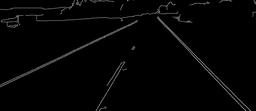
#> input picture Section 10- Hough Transformation/E.png, 256 x 111 px, shrunk from 1153 x 499 before the run
$ jupyter execute --allow-errors 'Hough Transformation Lines.ipynb'
#> lines starting #> are read from the running program, lines starting #| are printed output that depends on the picture
[cell 1]
import cv2
import matplotlib.pyplot as plt
import numpy as np

[cell 2]
def f_getExtents(a,b,numRows,numCols):
    r1 = int(0)
    c1 = int(a*r1+b)
    r2 = int(numRows-1)
    c2 = int(a*r2+b)
    return (c1,r1),(c2,r2)

[cell 3]
def f_houghLines(E):
    angles = np.deg2rad(np.arange(360)) # angles 0-360
    numRows , numCols = E.shape[0] , E.shape[1] # calculating the number of rows and columsn in image
    dMax = int((numRows**2 + numCols**2)**0.5) # max length (diagonal length) of image
    H = np.zeros((dMax,len(angles))) # Hough Matrix
    idx = np.argwhere(E) # assuming E is binary
    r , c = idx[:,0] , idx[:,1] # row = first index and column = second index
    for i in range(len(r)): # for each point in the rows
        for ang in angles:
            ri,ci = r[i] , c[i]
            di = int(ri*np.cos(ang) + ci*np.sin(ang))
            if di > 0 and di < dMax:
                H[di,int(np.rad2deg(ang))] += 1
    return H

[cell 4]
E = cv2.imread(r'E.png',cv2.IMREAD_GRAYSCALE)
#> E is the input picture: shape (111, 256); min 0, max 135, mean 4.1

[cell 5]
E.min(),E.max(),E.dtype

[cell 6]
E = E>100 # ensuring we have a binary image
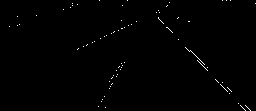
#> E: shape (111, 256) bool; 0.53% white in thin lines or dots

[cell 7]
E.shape
#> Out = (111, 256)

[cell 8]
plt.imshow(E,cmap='gray')

[cell 9]
H = f_houghLines(E)
#> in f_houghLines, `idx = np.argwhere(E)`: idx = 150 pairs, first value 0 to 110, second value 9 to 255
#> in f_houghLines, `r , c = idx[:,0] , idx[:,1]`: r = 150 values from 0 to 110; c = 150 values, max 255 at index 7, min 9 at index 37, mean 163.4
#> the loop in f_houghLines, `for i in range(len(r)):` made 150 passes
#> after the loop in f_houghLines, `for i in range(len(r)):`:
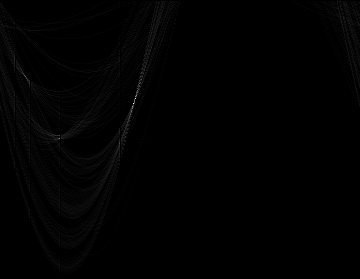
#> H: shape (279, 360) float64; min 0, max 45, mean 0.3; drawn with min black and max white

[cell 10]
idx = np.argwhere(H==H.max()) # calculating when H is maximum
#> idx = [[103, 133]]
best_d,best_theta = idx[0,0] , idx[0,1]
#> best_d = 103; best_theta = 133

[cell 11]
best_d,best_theta
#> Out = (103, 133)

[cell 12]
# finding a and b from rcos(theta) +csin(theta) = d
# We are just rearranging the equation
theta = np.deg2rad(best_theta)
#> theta = 2.32
a = -(1/np.tan(theta))
#> a = 0.933
b = best_d/np.sin(theta)
#> b = 140.8

[cell 13]
a,b
#> Out = (0.933, 140.8)

[cell 14]
s,e = f_getExtents(a,b,E.shape[0],E.shape[1])
#> in f_getExtents, `c1 = int(a*r1+b)`: c1 = 140
#> in f_getExtents, `c2 = int(a*r2+b)`: c2 = 243
#> s = (140, 0); e = (243, 110)
E2 = np.zeros((E.shape[0],E.shape[1],3),dtype=np.uint8)
E3 = np.array(255*E,dtype = np.uint8)
#> E3: shape (111, 256); 0.53% white in thin lines or dots
E2[:,:,0] = E3
E2[:,:,1] = E3
E2[:,:,2] = E3
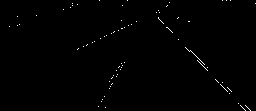
#> E2: shape (111, 256, 3); 0.53% white in thin lines or dots
I = cv2.line(E2,s,e,(0,0,255),3)
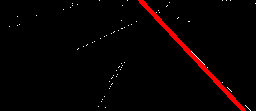
#> I: shape (111, 256, 3); mean of channels 0, 1, 2 0.9, 0.9, 7; drawn as B, G, R
plt.imshow(I[:,:,::-1])

# How to find multiple lines?

[cell 15]
def nlargest_indices(arr,n): # recieves an array and returns n maximum vlaues of H
#> called with n = 5
    uniques = np.unique(arr)
#> uniques = 26 values from 0 to 45
    th = uniques(-n)
    return np.where(arr>=th)
